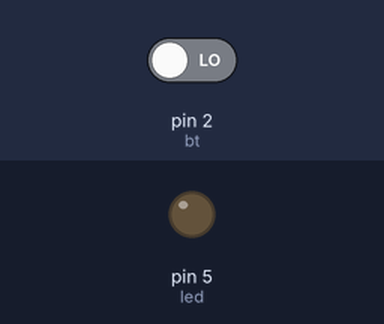
Recording of a sketch running on a simulated Arduino Uno, built with avr-gcc and run on an emulated ATmega328P. Parts: output pins drawn as LEDs (lit = HIGH). Dashed ring = blinking. Inputs (shaded band) come from the test bench; at power-on: pin 2 (bt) LOW.

Above: at 1.2 s.
1.3 s: pin 2 (bt) driven HIGH
At 1.7 s:
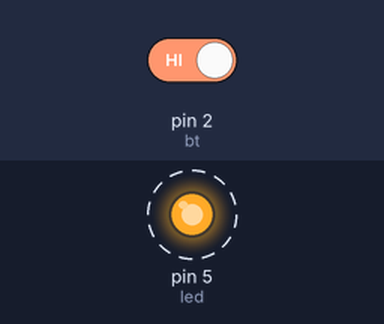
4.3 s: pin 2 (bt) driven LOW
At 5.0 s:
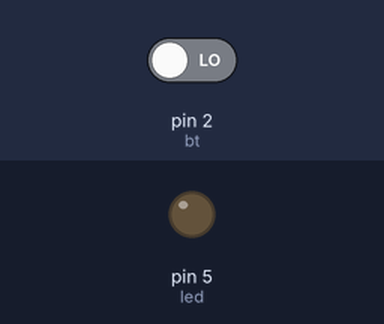
Timing chart, 0 to 7.3 s (numbered marks = the images above; inputs shaded):
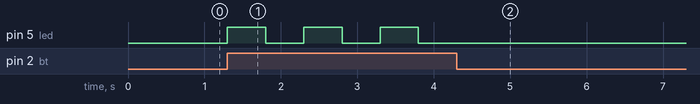

The sketch:

P03_LED_con_stato.ino
```cpp
/* #3 - LED con stato

Versione semplice senza debouncing o rilevazione
dei fronti di salita o discesa.
Utilizza una semplice delay

Lo stato del LED è mantenuto dal pin stesso

 - LED su D5
 - BUTTON su D2
*/

//pin del LED
int led = 5;

//pin del pulsante
int bt = 2;

void setup() {
  //imposto i pin
  pinMode(led, OUTPUT);
  pinMode(bt, INPUT);

  //imposto il pin inizialmente spento
  digitalWrite(led, LOW);
}

void loop() {
  //se il tasto viene premuto
  if (digitalRead(bt)) {
    //cambio lo stato del LED
    digitalWrite(led, !digitalRead(led));
    //attendo che i rimbalzi cessino (poor-man debouncing)
    delay(500);
  }
}
```

Measured:
- after the input at 1.3 s, pin 5 (led): alternates HIGH for 0.50 s and LOW for 0.50 s, starting at once
- after the input at 4.3 s, pin 5 (led): stops changing and stays LOW
